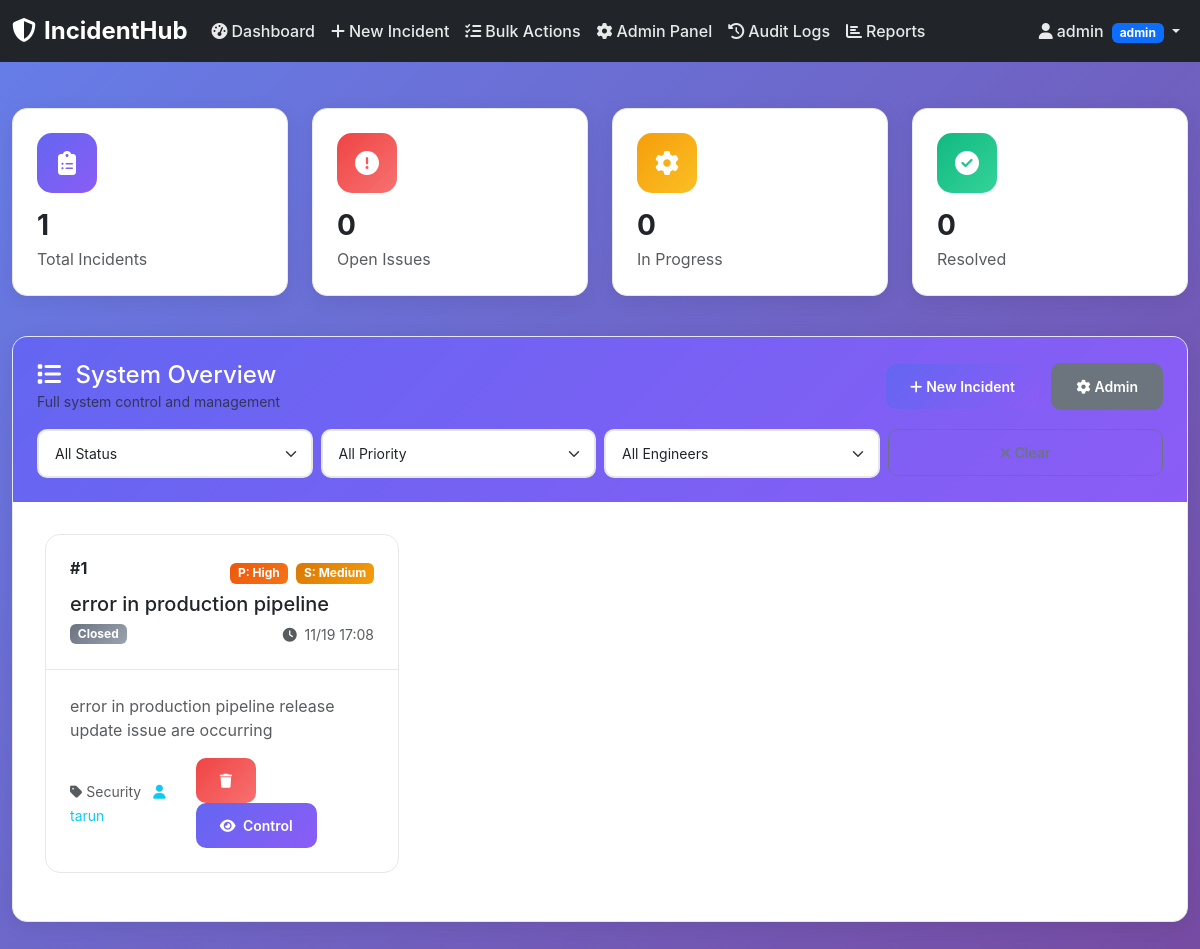
Page /dashboard (signed in) on the earlier database version.
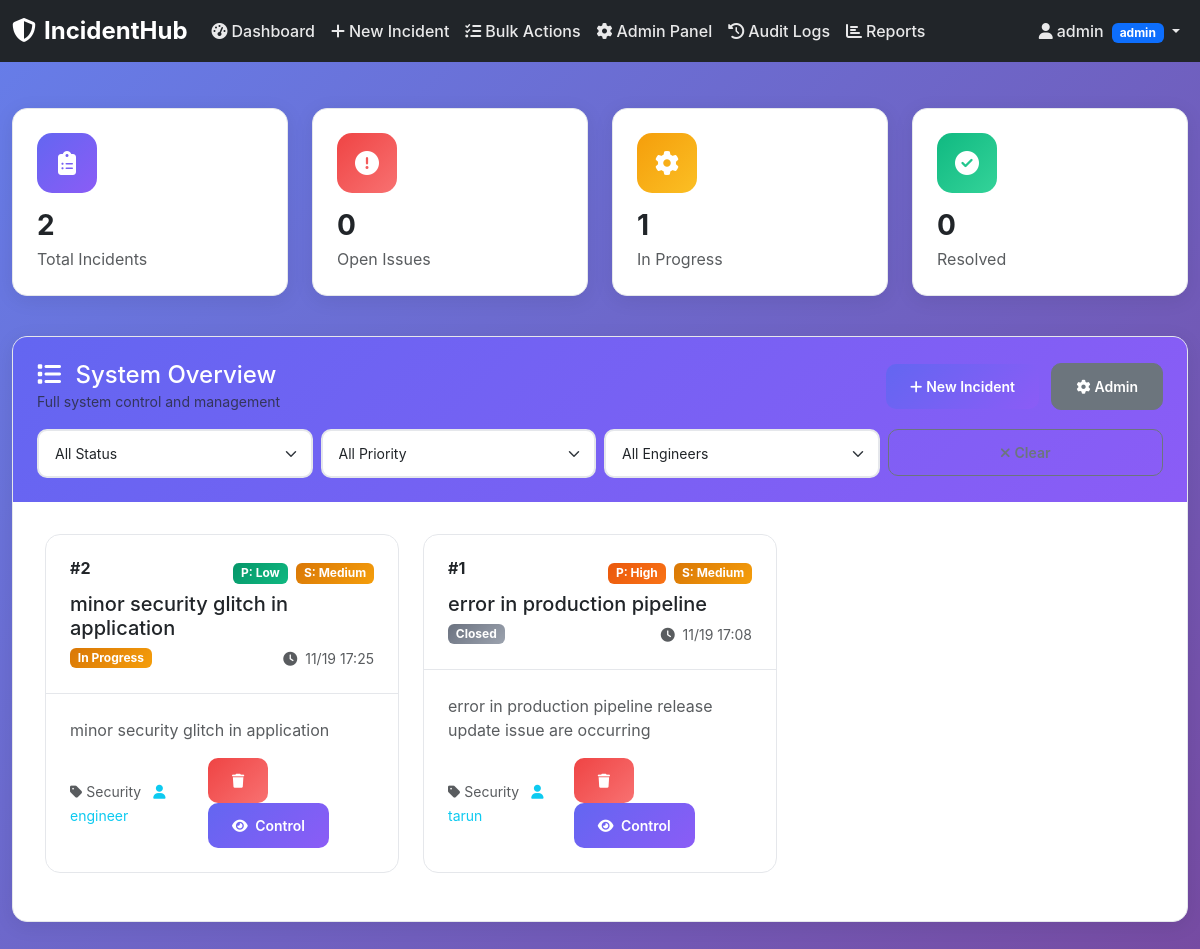
Same page on the later database version.
### app.py (models this page shows, shortened)
class Incident(db.Model):
    id = db.Column(db.Integer, primary_key=True)
    title = db.Column(db.String(200), nullable=False)
    description = db.Column(db.Text, nullable=False)
    priority = db.Column(db.String(20), nullable=False)  # low, medium, high, critical
    severity = db.Column(db.String(20), nullable=False)  # low, medium, high, critical
    status = db.Column(db.String(20), nullable=False, default='open')  # open, in_progress, resolved, closed
    category = db.Column(db.String(50), nullable=False)
    created_by = db.Column(db.Integer, db.ForeignKey('user.id'), nullable=False)
    assigned_to = db.Column(db.Integer, db.ForeignKey('user.id'))
    created_at = db.Column(db.DateTime, default=datetime.utcnow)
    updated_at = db.Column(db.DateTime, default=datetime.utcnow, onupdate=datetime.utcnow)
    resolved_at = db.Column(db.DateTime)
    is_deleted = db.Column(db.Boolean, default=False)
    creator = db.relationship('User', foreign_keys=[created_by], backref='created_incidents')
    assignee = db.relationship('User', foreign_keys=[assigned_to], backref='assigned_incidents')

class User(db.Model):
    id = db.Column(db.Integer, primary_key=True)
    username = db.Column(db.String(80), unique=True, nullable=False)
    email = db.Column(db.String(120), unique=True, nullable=False)
    role = db.Column(db.String(20), nullable=False, default='reporter')  # admin, manager, engineer, reporter
    specialization = db.Column(db.String(50))  # devops, network, security, database, frontend, backend
    password_hash = db.Column(db.String(255), nullable=False)
    created_at = db.Column(db.DateTime, default=datetime.utcnow)
    is_active = db.Column(db.Boolean, default=True)
    permissions = db.Column(db.Text)  # JSON string of permissions

### app.py (the view)
@app.route('/dashboard', methods=['GET'])
@login_required
def dashboard():
    user = User.query.get(session['user_id'])
    if user.role == 'reporter':
        incidents = Incident.query.filter_by(created_by=user.id, is_deleted=False).order_by(Incident.created_at.desc()).all()
    elif user.role == 'engineer':
        incidents = Incident.query.filter(
            (Incident.assigned_to == user.id) | (Incident.created_by == user.id),
            Incident.is_deleted == False
        ).order_by(Incident.created_at.desc()).all()
    else:  # admin, manager
        incidents = Incident.query.filter_by(is_deleted=False).order_by(Incident.created_at.desc()).all()
    status_filter = request.args.get('status')
    priority_filter = request.args.get('priority')
    assignee_filter = request.args.get('assignee')
    if status_filter:
        incidents = [i for i in incidents if i.status == status_filter]
    if priority_filter:
        incidents = [i for i in incidents if i.priority == priority_filter]
    if assignee_filter:
        incidents = [i for i in incidents if str(i.assigned_to) == assignee_filter]
    stats = {
        'total': len(incidents),
        'open': len([i for i in incidents if i.status == 'open']),
        'in_progress': len([i for i in incidents if i.status == 'in_progress']),
        'resolved': len([i for i in incidents if i.status == 'resolved'])
    }
    users = User.query.filter_by(is_active=True).all()
    return render_template('dashboard.html', incidents=incidents, stats=stats, users=users)

### app.py (called while the page is built)
def login_required(f):
    @wraps(f)
    def decorated_function(*args, **kwargs):
        if 'user_id' not in session:
            logger.warning(f"Unauthorized access attempt to {request.endpoint}")
            return redirect(url_for('login'))
        return f(*args, **kwargs)
    return decorated_function

### templates/dashboard.html (shortened to what the changed rows need)
{% extends "base.html" %}
{% block content %}
<div class="container-fluid">
    <div class="row mb-4">
        <div class="col-lg-3 col-md-6 mb-3">
            <div class="stats-card fade-in-up">
                <div class="stats-icon total">
                    <i class="fas fa-clipboard-list"></i>
                </div>
                <h3 class="fw-bold mb-1">{{ stats.total }}</h3>
                <p class="text-muted mb-0">Total Incidents</p>
            </div>
        </div>
        <div class="col-lg-3 col-md-6 mb-3">
            <div class="stats-card fade-in-up" style="animation-delay: 0.2s">
                <div class="stats-icon progress">
                    <i class="fas fa-cog fa-spin"></i>
                </div>
                <h3 class="fw-bold mb-1">{{ stats.in_progress }}</h3>
                <p class="text-muted mb-0">In Progress</p>
            </div>
        </div>
    </div>
    <div class="row">
        <div class="col-12">
            <div class="content-card fade-in-up" style="animation-delay: 0.4s">
                <div class="content-body">
                    {% if incidents %}
                        <div class="row">
                            {% for incident in incidents %}
                            <div class="col-lg-6 col-xl-4 mb-3">
                                <div class="incident-card">
                                    <div class="incident-header">
                                        <div class="d-flex justify-content-between align-items-start mb-2">
                                            <h6 class="fw-bold mb-0">#{{ incident.id }}</h6>
                                            <div>
                                                <span class="badge severity-{{ incident.priority }} me-1">
                                                    P: {{ incident.priority.title() }}
                                                </span>
                                                <span class="badge severity-{{ incident.severity }}">
                                                    S: {{ incident.severity.title() }}
                                                </span>
                                            </div>
                                        </div>
                                        <h5 class="mb-2">{{ incident.title }}</h5>
                                        <div class="d-flex justify-content-between align-items-center">
                                            <span class="badge status-{{ incident.status }}">
                                                {{ incident.status.replace('_', ' ').title() }}
                                            </span>
                                            <small class="text-muted">
                                                <i class="fas fa-clock me-1"></i>
                                                {{ incident.created_at.strftime('%m/%d %H:%M') }}
                                            </small>
                                        </div>
                                    </div>
                                    <div class="incident-body">
                                        <p class="text-muted mb-3">
                                            {{ incident.description[:100] }}{% if incident.description|length > 100 %}...{% endif %}
                                        </p>
                                        <div class="d-flex justify-content-between align-items-center">
                                            <div>
                                                <small class="text-muted">
                                                    <i class="fas fa-tag me-1"></i>{{ incident.category.title() }}
                                                </small>
                                                {% if incident.assigned_to %}
                                                <small class="text-info ms-2">
                                                    <i class="fas fa-user me-1"></i>{{ incident.assignee.username }}
                                                </small>
                                                {% endif %}
                                            </div>
                                            <div>
                                                {% if session.role == 'admin' %}
                                                <button class="btn btn-danger btn-sm me-1" onclick="deleteIncident({{ incident.id }})">
                                                    <i class="fas fa-trash"></i>
                                                </button>
                                                {% endif %}
                                                <a href="{{ url_for('view_incident', id=incident.id) }}" class="btn btn-primary btn-sm">
                                                    <i class="fas fa-eye me-1"></i>
                                                    {% if session.role == 'engineer' %}Work
                                                    {% elif session.role == 'manager' %}Manage
                                                    {% elif session.role == 'admin' %}Control
                                                    {% else %}View{% endif %}
                                                </a>
                                            </div>
                                        </div>
                                    </div>
                                </div>
                            </div>
                            {% endfor %}
                        </div>
                    {% endif %}
                </div>
            </div>
        </div>
    </div>
</div>
{% endblock %}

Differences in the rows shown:
added Incident: id "2", priority "Low", severity "Medium", title "minor security glitch in application", status.replace "In Progress", created_at "11/19 17:25", description "minor security glitch in application", category "Security", assignee.username "engineer"
Other differences:
{{ stats.total }}: "1" → "2"
{{ stats.in_progress }}: "0" → "1"
